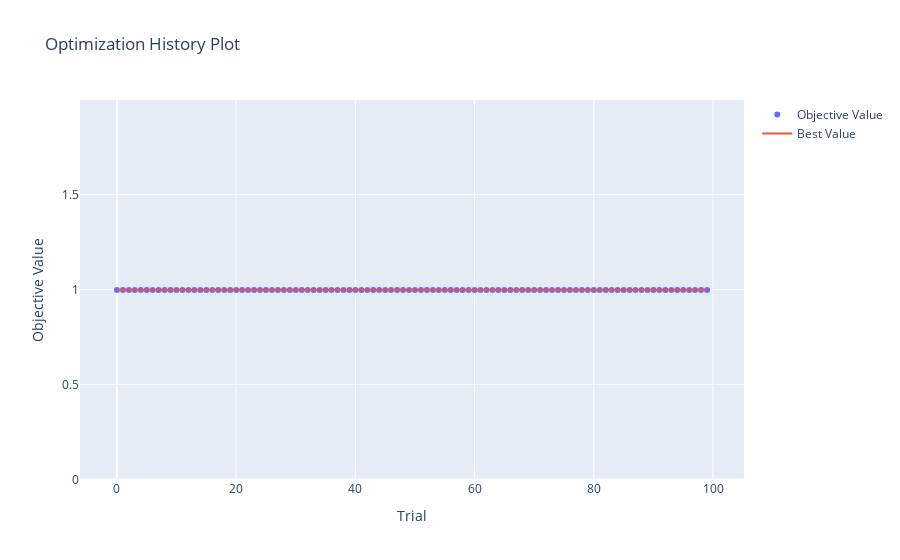

This figure's notebook cell:
### Code cell
from optuna.visualization import plot_optimization_history

plot_optimization_history(study_xgb)
